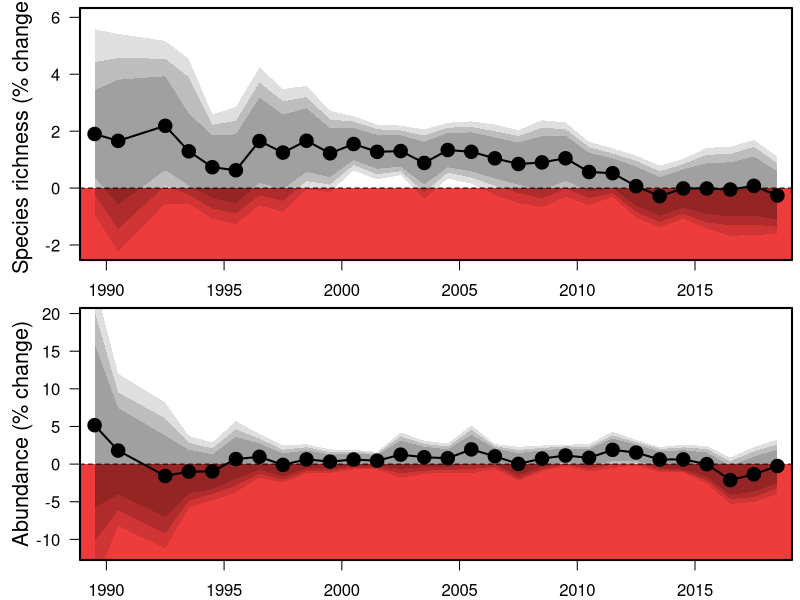

R code for this plot: (Note: this script raises an error after producing the figure.)
##Set working directory
setwd("C:/Users/ewelti/Desktop/git/EuroAquaticMacroInverts/")

#load libraries
library(scales)

# attach data
MA <- read.csv("outputs/movingAve_YrEsts.csv")
MA$meanYr <- (MA$StartYear+ 4.5)
head(MA)

tiff(filename = "MovingAverages.tiff", width = 11, height = 6, units = 'in', res = 600, compression = 'lzw')
par(mfrow=c(2,1),mar=c(2,4,0.4,0.4))

#plot for spp richness
SR <- subset(MA, Response == "spp_richness")
ave_SppRich <- 27.28712314
st <-(SR[1:44,3:12]/ave_SppRich)*100
sr <- cbind(SR$StartYear, SR$site_num, SR$meanYr, st)
names(sr)[names(sr) == 'SR$StartYear'] <- 'StartYear'
names(sr)[names(sr) == 'SR$site_num'] <- 'site_num'
names(sr)[names(sr) == 'SR$meanYr'] <- 'meanYr'
#select yrs with enough sites to be representative
SRs <- sr[ which(sr$site_num >=100), ]
#SRs <- sr[ which(sr$StartYear >=1989), ] # this is min 7 countries
#SRs <- sr[ which(sr$StartYear >=1980), ] #this is min 5 countries

plot(SRs$Estimate~SRs$meanYr,ylab="", cex=1.5, xlab="", type="n", las=1, ylim=c(-2.2,6), xlim=c(1990,2018))#ylim=c(-0.8,2.55))
title(ylab="Species richness (% change)", line=2.4,cex.lab=1.3)
#title(xlab="Mean year of moving window", line=2.4,cex.lab=1.3)
polygon(x = c(0, 0, 2040, 2040), y = c(-10, 0, 0, -10), col ="brown2", border = NA)
abline(h=0,lty=2)
polygon(x = c(SRs$meanYr,rev(SRs$meanYr)), y = c(SRs$Q2.5,rev(SRs$Q97.5)),col="#00000020", border = NA)
polygon(x = c(SRs$meanYr,rev(SRs$meanYr)), y = c(SRs$Q5,rev(SRs$Q95)), col ="#00000027", border = NA)
polygon(x = c(SRs$meanYr,rev(SRs$meanYr)), y = c(SRs$Q10,rev(SRs$Q90)), col ="#00000027", border = NA)
box(lwd=2)
points(SRs$Estimate~SRs$meanYr, pch=21,bg=1,cex=1.8)#pch="-",
points(SRs$Estimate~SRs$meanYr,type="l",lwd=2)

#plot for abundance
SR <- subset(MA, Response == "abundance")
st <-(SR[1:44,3:12]*100)
sr <- cbind(SR$StartYear, SR$site_num, SR$meanYr, st)
names(sr)[names(sr) == 'SR$StartYear'] <- 'StartYear'
names(sr)[names(sr) == 'SR$site_num'] <- 'site_num'
names(sr)[names(sr) == 'SR$meanYr'] <- 'meanYr'
#select yrs with enough sites to be representative
SRs <- sr[ which(sr$site_num >=100), ]

plot(SRs$Estimate~SRs$meanYr,ylab="", cex=1.5, xlab="", type="n", las=1, ylim=c(-11.5,19.5), xlim=c(1990,2018)) #ylim=c(-0.57,0.4))
title(ylab="Abundance (% change)", line=2.4,cex.lab=1.3)
title(xlab="Mean year of moving window", line=2.4,cex.lab=1.3)
polygon(x = c(0, 0, 2040, 2040), y = c(-100, 0, 0, -100), col ="brown2", border = NA)
abline(h=0,lty=2)
polygon(x = c(SRs$meanYr,rev(SRs$meanYr)), y = c(SRs$Q2.5,rev(SRs$Q97.5)),col="#00000020", border = NA)
polygon(x = c(SRs$meanYr,rev(SRs$meanYr)), y = c(SRs$Q5,rev(SRs$Q95)), col ="#00000027", border = NA)
polygon(x = c(SRs$meanYr,rev(SRs$meanYr)), y = c(SRs$Q10,rev(SRs$Q90)), col ="#00000027", border = NA)
box(lwd=2)
points(SRs$Estimate~SRs$meanYr, pch=21,bg=1,cex=1.8)#pch="-",
points(SRs$Estimate~SRs$meanYr,type="l",lwd=2)

dev.off()


####
#####

####old code#####
#arrows(SRs$meanYr, SRs$Q2.5, SRs$meanYr, SRs$Q97.5, length=0.05, angle=90, code=0,lwd=1)
#arrows(SRs$meanYr, SRs$Q5, SRs$meanYr, SRs$Q95, length=0.05, angle=90, code=0,lwd=3)
#arrows(SRs$meanYr, SRs$Q10, SRs$meanYr, SRs$Q90, length=0.05, angle=90, code=0,lwd=5)
#abline(h=0)

x1<-rep(c(0),each=length(sr$Q2.5))

polygon(x = c(sr$meanYr,rev(sr$meanYr)), y = c(sr$Q2.5,x1), col = "firebrick4",border = NA)
polygon(x = c(sr$meanYr,rev(sr$meanYr)), y = c(sr$Q5,x1), col = "firebrick3",border = NA)
polygon(x = c(sr$meanYr,rev(sr$meanYr)), y = c(sr$Q10,x1), col = "firebrick1",border = NA)

polygon(x = c(sr$meanYr,rev(sr$meanYr)), y = c(x1,rev(sr$Q97.5)), col = "dodgerblue4",border = NA)
polygon(x = c(sr$meanYr,rev(sr$meanYr)), y = c(x1,rev(sr$Q95)), col = "dodgerblue",border = NA)
polygon(x = c(sr$meanYr,rev(sr$meanYr)), y = c(x1,rev(sr$Q90)), col = "lightblue",border = NA)

polygon(x = c(sr$meanYr,rev(sr$meanYr)), y = c(x1,rev(sr$Q2.5)), col = "firebrick4",border = NA)
polygon(x = c(sr$meanYr,rev(sr$meanYr)), y = c(x1,rev(sr$Q5)), col = "firebrick3",border = NA)
polygon(x = c(sr$meanYr,rev(sr$meanYr)), y = c(x1,rev(sr$Q10)), col = "firebrick1",border = NA)
